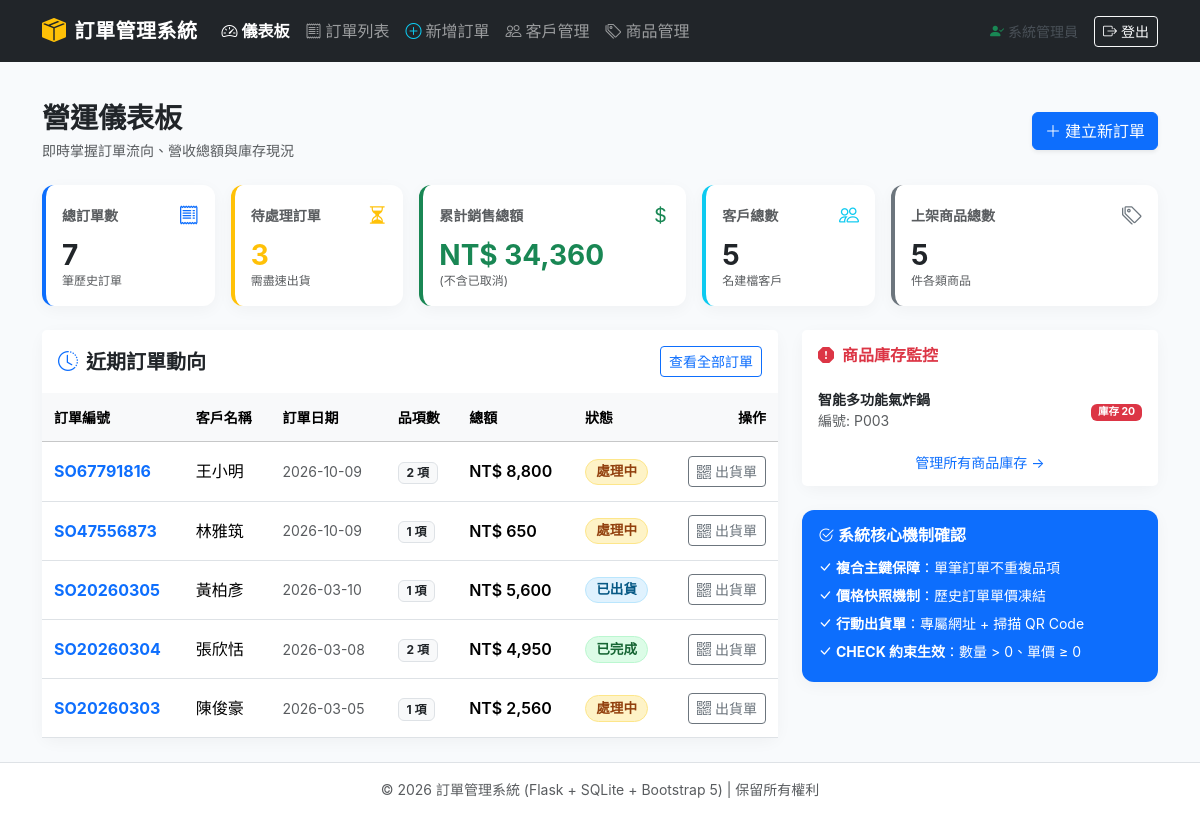
Screenshot of /dashboard (signed in) with the database file from the repository.
### tables this page shows
CREATE TABLE orders (
        order_id     TEXT PRIMARY KEY CHECK (order_id GLOB 'SO[0-9]*' AND length(order_id) >= 3),
        customer_id  TEXT NOT NULL,
        order_date   TEXT NOT NULL,
        status       TEXT NOT NULL CHECK (status IN ('處理中', '已出貨', '已完成', '已取消')),
        sales_rep    TEXT,
        FOREIGN KEY (customer_id) REFERENCES customer(customer_id)
            ON UPDATE CASCADE ON DELETE RESTRICT
    );

CREATE TABLE product (
        product_id  TEXT PRIMARY KEY,
        name        TEXT NOT NULL,
        unit_price  REAL NOT NULL CHECK (unit_price >= 0),
        stock       INTEGER NOT NULL CHECK (typeof(stock) = 'integer' AND stock >= 0),
        category    TEXT
    );

### app.py (the view)
@app.route("/dashboard")
@admin_required
def dashboard():
    conn = get_db()
    cursor = conn.cursor()
    cursor.execute("SELECT COUNT(*) FROM customer;")
    customer_count = cursor.fetchone()[0]
    cursor.execute("SELECT COUNT(*) FROM product;")
    product_count = cursor.fetchone()[0]
    cursor.execute("SELECT COUNT(*) FROM orders;")
    order_count = cursor.fetchone()[0]
    cursor.execute("SELECT COUNT(*) FROM orders WHERE status = ?;", (STATUS_PENDING,))
    pending_count = cursor.fetchone()[0]
    cursor.execute("""
    SELECT COALESCE(SUM(quantity * unit_price), 0)
    FROM order_item oi
    JOIN orders o ON oi.order_id = o.order_id
    WHERE o.status != ?;
    """, (STATUS_CANCELLED,))
    total_sales = cursor.fetchone()[0]
    cursor.execute("""
    SELECT o.order_id, c.name AS customer_name, o.order_date, o.status, o.sales_rep,
           COALESCE(SUM(oi.quantity * oi.unit_price), 0) AS total_amount,
           COUNT(oi.product_id) AS item_count
    FROM orders o
    JOIN customer c ON o.customer_id = c.customer_id
    LEFT JOIN order_item oi ON o.order_id = oi.order_id
    GROUP BY o.order_id
    ORDER BY o.order_date DESC
    LIMIT ?;
    """, (5,))
    recent_orders = cursor.fetchall()
    cursor.execute("""
    SELECT product_id, name, unit_price, stock, category
    FROM product
    WHERE stock < ?
    ORDER BY stock ASC;
    """, (30,))
    low_stock_products = cursor.fetchall()
    conn.close()
    return render_template(
        "dashboard.html",
        customer_count=customer_count,
        product_count=product_count,
        order_count=order_count,
        pending_count=pending_count,
        total_sales=total_sales,
        recent_orders=recent_orders,
        low_stock_products=low_stock_products,
    )

### app.py (called while the page is built)
def get_db():
    conn = sqlite3.connect(DB_PATH)
    conn.row_factory = sqlite3.Row
    conn.execute("PRAGMA foreign_keys = ON;")
    return conn

def admin_required(view):
    @functools.wraps(view)
    def wrapped_view(**kwargs):
        if not session.get("logged_in"):
            flash("請先登入管理員帳號以存取後台管理功能。", "warning")
            return redirect(url_for("login", next=request.path))
        if session.get("role") != "admin":
            flash("權限不足：您目前的身份非系統管理員，無法進入後台！", "danger")
            return redirect(url_for("login"))
        return view(**kwargs)
    return wrapped_view

### templates/dashboard.html (shortened to what this page needs)
{% extends "base.html" %}
{% block content %}
<div class="d-flex justify-content-between align-items-center mb-4">
    <div>
        <h3 class="fw-bold text-dark mb-1">營運儀表板</h3>
        <p class="text-muted small mb-0">即時掌握訂單流向、營收總額與庫存現況</p>
    </div>
    <div class="d-flex gap-2">
        <a href="{{ url_for('order_new') }}" class="btn btn-primary shadow-sm">
            <i class="bi bi-plus-lg me-1"></i>建立新訂單
        </a>
    </div>
</div>
<div class="row g-3 mb-4">
    <div class="col-6 col-md-4 col-xl-2">
        <div class="card p-3 h-100 border-start border-4 border-primary">
            <div class="d-flex justify-content-between align-items-center mb-2">
                <span class="text-muted small fw-semibold">總訂單數</span>
                <i class="bi bi-receipt text-primary fs-5"></i>
            </div>
            <h3 class="fw-bold mb-0 text-dark">{{ order_count }}</h3>
            <span class="text-muted extra-small" style="font-size: 0.75rem;">筆歷史訂單</span>
        </div>
    </div>
    <div class="col-6 col-md-4 col-xl-2">
        <div class="card p-3 h-100 border-start border-4 border-warning">
            <div class="d-flex justify-content-between align-items-center mb-2">
                <span class="text-muted small fw-semibold">待處理訂單</span>
                <i class="bi bi-hourglass-split text-warning fs-5"></i>
            </div>
            <h3 class="fw-bold mb-0 text-warning">{{ pending_count }}</h3>
            <span class="text-muted extra-small" style="font-size: 0.75rem;">需盡速出貨</span>
        </div>
    </div>
    <div class="col-6 col-md-4 col-xl-3">
        <div class="card p-3 h-100 border-start border-4 border-success">
            <div class="d-flex justify-content-between align-items-center mb-2">
                <span class="text-muted small fw-semibold">累計銷售總額</span>
                <i class="bi bi-currency-dollar text-success fs-5"></i>
            </div>
            <h3 class="fw-bold mb-0 text-success">NT$ {{ "{:,.0f}".format(total_sales) }}</h3>
            <span class="text-muted extra-small" style="font-size: 0.75rem;">(不含已取消)</span>
        </div>
    </div>
    <div class="col-6 col-md-4 col-xl-2">
        <div class="card p-3 h-100 border-start border-4 border-info">
            <div class="d-flex justify-content-between align-items-center mb-2">
                <span class="text-muted small fw-semibold">客戶總數</span>
                <i class="bi bi-people text-info fs-5"></i>
            </div>
            <h3 class="fw-bold mb-0 text-dark">{{ customer_count }}</h3>
            <span class="text-muted extra-small" style="font-size: 0.75rem;">名建檔客戶</span>
        </div>
    </div>
    <div class="col-12 col-md-4 col-xl-3">
        <div class="card p-3 h-100 border-start border-4 border-secondary">
            <div class="d-flex justify-content-between align-items-center mb-2">
                <span class="text-muted small fw-semibold">上架商品總數</span>
                <i class="bi bi-tags text-secondary fs-5"></i>
            </div>
            <h3 class="fw-bold mb-0 text-dark">{{ product_count }}</h3>
            <span class="text-muted extra-small" style="font-size: 0.75rem;">件各類商品</span>
        </div>
    </div>
</div>
<div class="row g-4">
    <div class="col-12 col-lg-8">
        <div class="card h-100">
            <div class="card-header bg-white py-3 d-flex justify-content-between align-items-center border-bottom-0">
                <h5 class="fw-bold mb-0 text-dark">
                    <i class="bi bi-clock-history me-2 text-primary"></i>近期訂單動向
                </h5>
                <a href="{{ url_for('orders') }}" class="btn btn-outline-primary btn-sm">查看全部訂單</a>
            </div>
            <div class="table-responsive">
                <table class="table table-hover align-middle mb-0">
                    <thead class="table-light small text-muted">
                        <tr>
                            <th>訂單編號</th>
                            <th>客戶名稱</th>
                            <th>訂單日期</th>
                            <th>品項數</th>
                            <th>總額</th>
                            <th>狀態</th>
                            <th class="text-end">操作</th>
                        </tr>
                    </thead>
                    <tbody>
                        {% for o in recent_orders %}
                        <tr>
                            <td class="fw-bold text-primary">{{ o.order_id }}</td>
                            <td>{{ o.customer_name }}</td>
                            <td class="small text-muted">{{ o.order_date[:10] }}</td>
                            <td><span class="badge bg-light text-dark border">{{ o.item_count }} 項</span></td>
                            <td class="fw-semibold">NT$ {{ "{:,.0f}".format(o.total_amount) }}</td>
                            <td>
                                <span class="badge badge-status badge-status-{{ o.status }}">{{ o.status }}</span>
                            </td>
                            <td class="text-end">
                                <a href="{{ url_for('order_detail', order_id=o.order_id) }}" class="btn btn-sm btn-outline-secondary" title="檢視出貨單">
                                    <i class="bi bi-qr-code me-1"></i>出貨單
                                </a>
                            </td>
                        </tr>
                        {% else %}
                        <tr>
                            <td colspan="7" class="text-center text-muted py-4">目前尚無訂單紀錄</td>
                        </tr>
                        {% endfor %}
                    </tbody>
                </table>
            </div>
        </div>
    </div>
    <div class="col-12 col-lg-4">
        <div class="card mb-4">
            <div class="card-header bg-white py-3 border-bottom-0">
                <h6 class="fw-bold mb-0 text-danger">
                    <i class="bi bi-exclamation-octagon-fill me-2"></i>商品庫存監控
                </h6>
            </div>
            <div class="card-body p-0">
                <ul class="list-group list-group-flush small">
                    {% for p in low_stock_products %}
                    <li class="list-group-item d-flex justify-content-between align-items-center py-2 px-3">
                        <div>
                            <span class="fw-semibold">{{ p.name }}</span><br>
                            <span class="text-muted extra-small">編號: {{ p.product_id }}</span>
                        </div>
                        <div class="text-end">
                            <span class="badge {% if p.stock <= 20 %}bg-danger{% else %}bg-warning text-dark{% endif %}">
                                庫存 {{ p.stock }}
                            </span>
                        </div>
                    </li>
                    {% else %}
                    <li class="list-group-item text-center text-muted py-3">所有商品庫存充裕</li>
                    {% endfor %}
                </ul>
            </div>
            <div class="card-footer bg-white border-top-0 text-center py-2">
                <a href="{{ url_for('products') }}" class="btn btn-link btn-sm text-decoration-none">管理所有商品庫存 &rarr;</a>
            </div>
        </div>
        <div class="card bg-primary text-white p-3">
            <h6 class="fw-bold mb-2"><i class="bi bi-check2-circle me-1"></i>系統核心機制確認</h6>
            <ul class="list-unstyled small mb-0 lh-lg opacity-90">
                <li><i class="bi bi-check-lg me-1"></i><strong>複合主鍵保障</strong>：單筆訂單不重複品項</li>
                <li><i class="bi bi-check-lg me-1"></i><strong>價格快照機制</strong>：歷史訂單單價凍結</li>
                <li><i class="bi bi-check-lg me-1"></i><strong>行動出貨單</strong>：專屬網址 + 掃描 QR Code</li>
                <li><i class="bi bi-check-lg me-1"></i><strong>CHECK 約束生效</strong>：數量 > 0、單價 &ge; 0</li>
            </ul>
        </div>
    </div>
</div>
{% endblock %}

### templates/base.html (style rules this page uses)
:root { --primary-color: #2c3e50; --accent-color: #3498db; --bg-light: #f8fafc; }
body { background-color: var(--bg-light); font-family: -apple-system, BlinkMacSystemFont, "Segoe UI", Roboto, "Helvetica Neue", Arial, "Noto Sans TC", sans-serif; min-height: 100vh; display: flex; flex-direction: column; }
.card { border: none; border-radius: 12px; box-shadow: 0 4px 16px rgba(0, 0, 0, 0.04); transition: all 0.2s ease; }
.table > :not(caption) > * > * { padding: 0.85rem 0.75rem; vertical-align: middle; }
.badge-status-處理中 { background-color: #fef3c7; color: #92400e; border: 1px solid #fde68a; }
.badge-status-已出貨 { background-color: #e0f2fe; color: #075985; border: 1px solid #bae6fd; }
.badge-status-已完成 { background-color: #dcfce7; color: #166534; border: 1px solid #bbf7d0; }
.badge-status { font-size: 0.85rem; padding: 0.4em 0.75em; font-weight: 600; border-radius: 20px; }

### rows the page displays
orders: order_id "SO67791816", customer_name "王小明", order_date "2026-10-09", item_count "2", total_amount "8,800", status "處理中"
orders: order_id "SO47556873", customer_name "林雅筑", order_date "2026-10-09", item_count "1", total_amount "650", status "處理中"
orders: order_id "SO20260305", customer_name "黃柏彥", order_date "2026-03-10", item_count "1", total_amount "5,600", status "已出貨"
orders: order_id "SO20260304", customer_name "張欣恬", order_date "2026-03-08", item_count "2", total_amount "4,950", status "已完成"
orders: order_id "SO20260303", customer_name "陳俊豪", order_date "2026-03-05", item_count "1", total_amount "2,560", status "處理中"
product: name "智能多功能氣炸鍋", product_id "P003", stock "20"

### other values shown
{{ session.get('display_name', '管理員') }} "系統管理員"
{{ order_count }} "7"
{{ pending_count }} "3"
{{ "{:,.0f}".format(total_sales) }} "34,360"
{{ customer_count }} "5"
{{ product_count }} "5"
